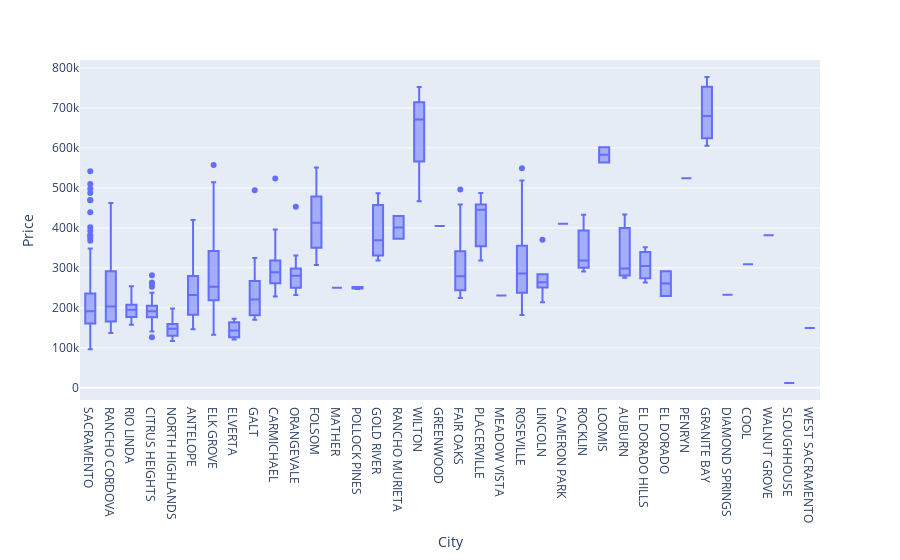

The code cell stored with this chart in its notebook:
### Code cell
px.box(df,x='City',y='Price')

### Figure 1 — Plotly figure (JSON) as saved in the notebook; plotly's stock layout.template omitted (floating-point values rounded to 4 significant figures; data arrays with more than 128 entries replaced by an {"elided": "..."} marker saying what was removed)
{"data": [{"alignmentgroup": "True", "hovertemplate": "City=%{x}<br>Price=%{y}<extra></extra>", "legendgroup": "", "marker": {"color": "#636efa"}, "name": "", "notched": false, "offsetgroup": "", "orientation": "v", "showlegend": false, "type": "box", "x": {"elided": "814 str values"}, "x0": " ", "xaxis": "x", "y": {"elided": "814 float values"}, "y0": " ", "yaxis": "y"}], "layout": {"boxmode": "group", "legend": {"tracegroupgap": 0}, "margin": {"t": 60}, "xaxis": {"anchor": "y", "domain": [0, 1], "title": {"text": "City"}}, "yaxis": {"anchor": "x", "domain": [0, 1], "title": {"text": "Price"}}}}
